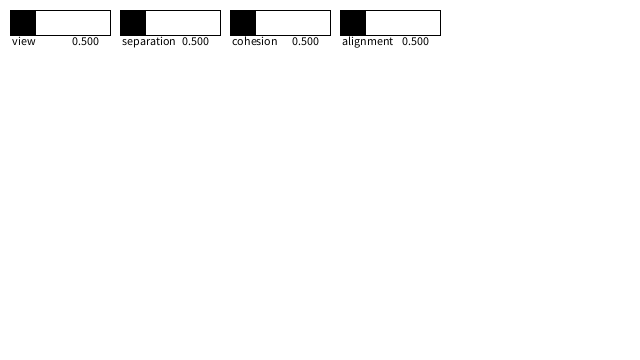
Frame 1 (no input)
Frame 60 (the mouse pressed at the canvas centre just before this capture): identical to frame 1, image omitted
Frame 120 (the mouse held since frame 60 and released just before this capture): identical to frame 1, image omitted

The Processing sketch that drew this single still picture (run headless with seeded random() and noise(); from frame 60 on, the mouse is pressed at the canvas centre):

// Processing sketch: gui
// ── gui.pde
class UI {
  ArrayList<Data> slideData;
  float w, h, margin, maxcols;
  
  UI() {
    slideData = new ArrayList<Data>();
    w = 100; // width of slider
    h = 25; // height of slider
    margin = 10; // x and y margins
    maxcols = floor(width/(w+margin));
  }
  
  void addSlideData(Data data) {
    slideData.add(data);
  }
  
  boolean isInside(PVector point, PVector boundA, PVector boundB) {
    if (point.x > max(boundA.x, boundB.x) || point.x < min(boundA.x, boundB.x)
    || point.y > max(boundA.y, boundB.y) || point.y < min(boundA.y, boundB.y)) {
      return false;
    }
    return true;
  }
  
  void update() {
    for (int i = 0; i < slideData.size(); i++) {
      Data data = slideData.get(i);
      float col = i % maxcols;
      float xmargin = margin + (col*w) + (col*margin);
      float ymargin = margin + ((margin+h) * floor(i/maxcols));
      PVector topcorner = new PVector(xmargin, ymargin);
      PVector botcorner = new PVector(xmargin + w, ymargin + h);
      PVector mouse = new PVector(mouseX, mouseY);
      if (isInside(mouse, topcorner, botcorner)) {
        data.value = map(mouse.x, topcorner.x, botcorner.x, data.min, data.max);
      }
    }
  }
  
  void display() {
    rectMode(CORNER);
    stroke(0);
    for (int i = 0; i < slideData.size(); i++) {
      Data data = slideData.get(i);
      pushMatrix();
      float col = i % maxcols;
      float xmargin = margin + (col*w) + (col*margin);
      float ymargin = margin + ((margin+h) * floor(i/maxcols));
      translate(xmargin, ymargin);
      noFill();
      rect(0, 0, w, h);
      fill(0);
      rect(0, 0, map(data.value, data.min, data.max, 0, w), h);
      text(data.name, 2, margin + h);
      text(data.value, w/2 + 10, margin + h);
      popMatrix();
    }
  }
}

// ── data.pde
class Data {
  String name;
  float initial, value, min, max;
  
  Data(String _name, float _initial) {
    name = _name;
    initial = _initial;
    value = initial;  
    min = 0;
    max = 2;
  }
}

// ── main.pde
UI controls;
Test test;

void setup() {
  size(640, 360);
  test = new Test();
  controls = new UI();
  controls.addSlideData(test.scaleView);
  controls.addSlideData(test.scaleSep);
  controls.addSlideData(test.scaleCoh);
  controls.addSlideData(test.scaleAli);
}

void draw() {
  background(255);
  controls.display();
}

void mouseDragged() {
  controls.update();
}

// ── test.pde
class Test {
  Data scaleView, scaleSep, scaleCoh, scaleAli;
  
  Test() {
    scaleView = new Data("view", 0.5);
    scaleSep = new Data("separation", 0.5);
    scaleCoh = new Data("cohesion", 0.5);
    scaleAli = new Data("alignment", 0.5);
  }
}
